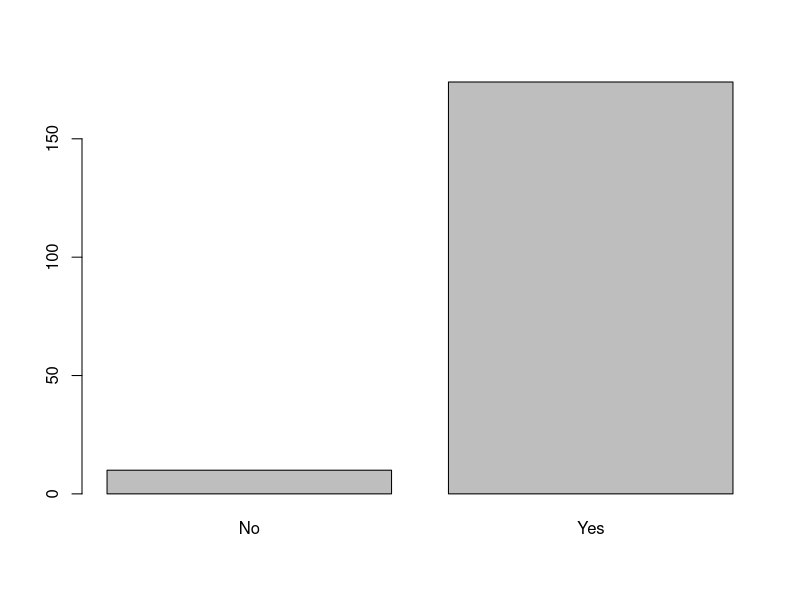
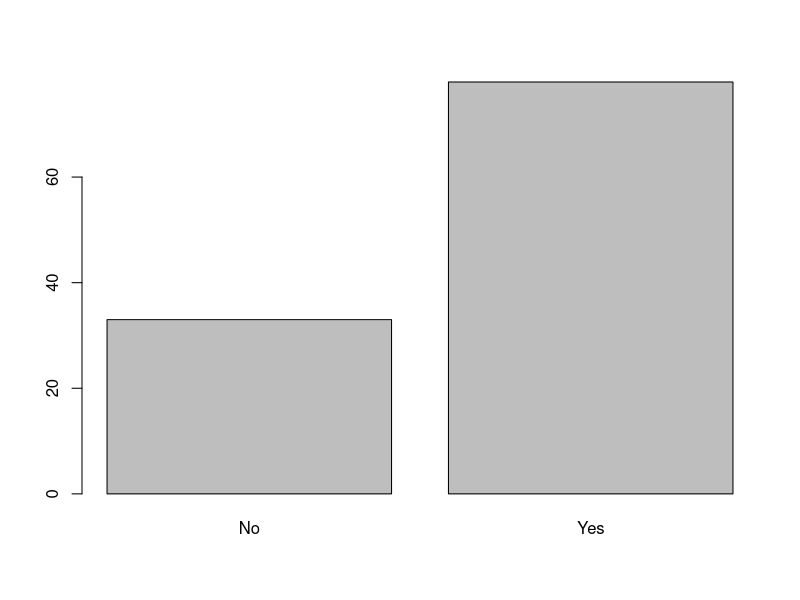
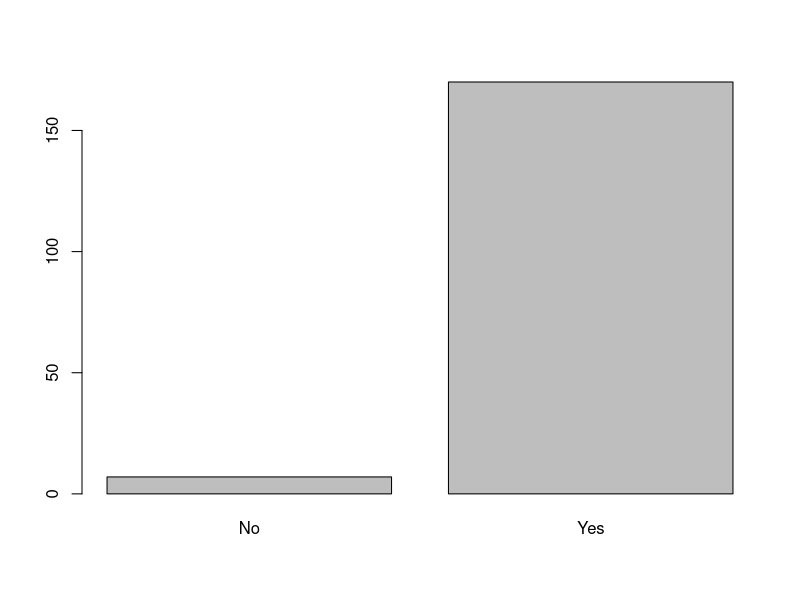
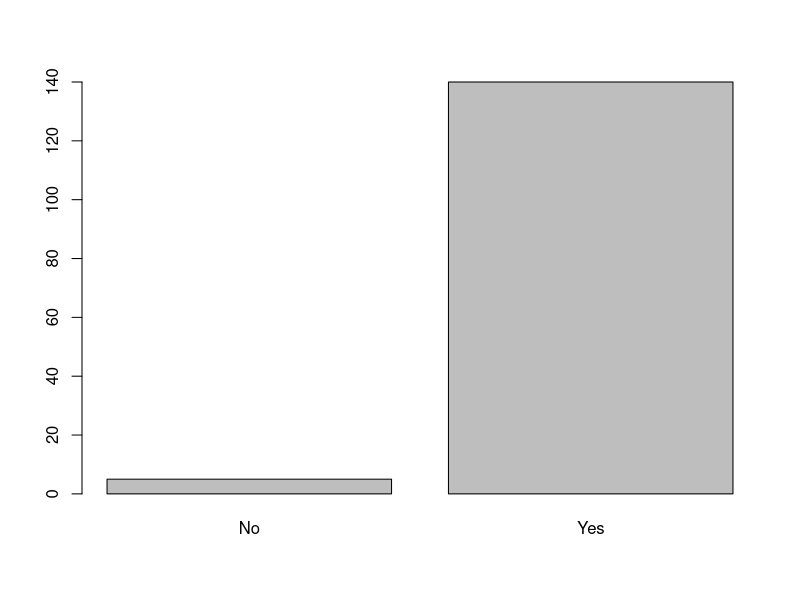
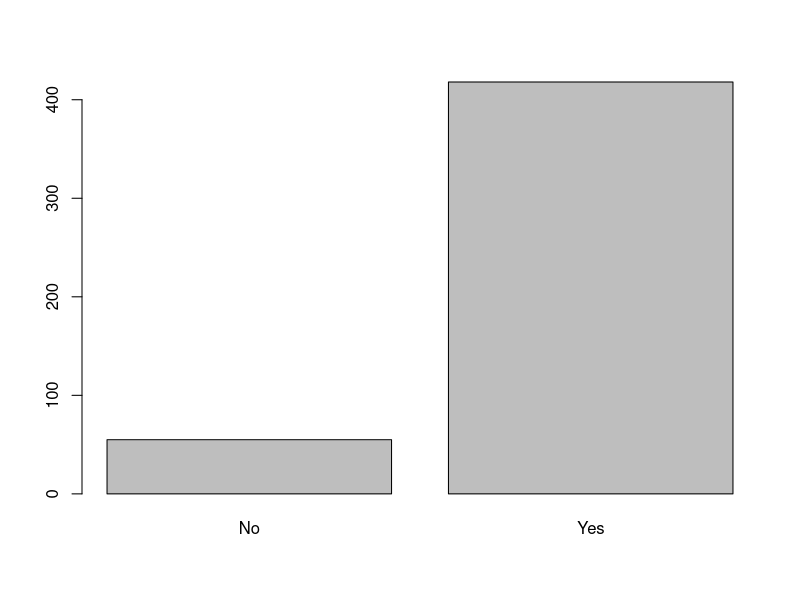
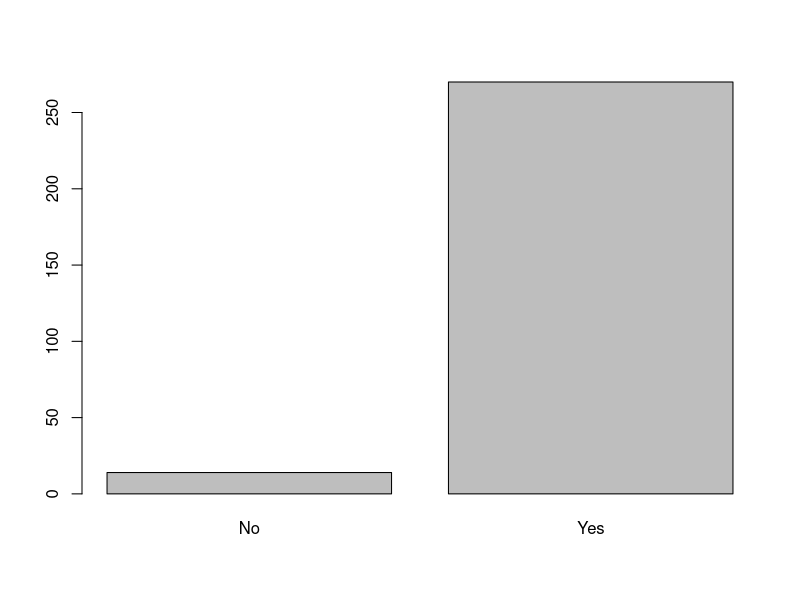
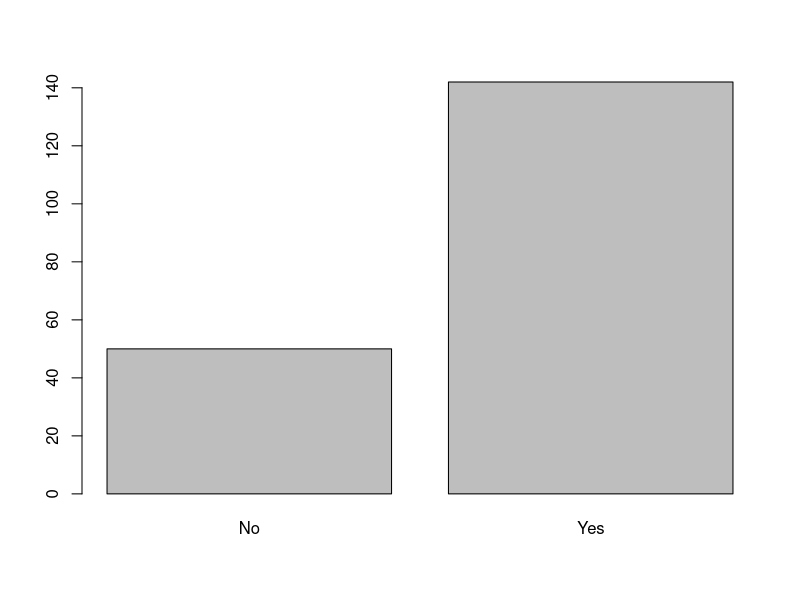
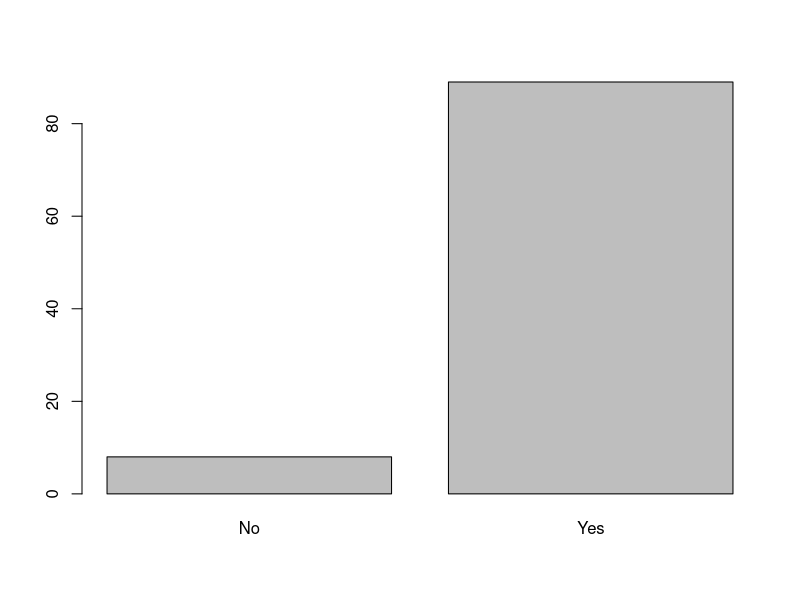

Recreate these plots in R, in order.
Hire <- read.csv('HireTrainApr10.csv')
head(Hire)
unique(Hire$Coding)
unique(Hire$Impression)
unique(Hire$Major)
unique(Hire$College)
unique(Hire$Hired)
nrow(Hire)
table(Hire$Hired)
table(Hire$Hired, Hire$Coding)
table(Hire$Hired, Hire$Impression)
table(Hire$Hired, Hire$College)
table(Hire$Hired, Hire$Major)
chisq.test(table(Hire$Hired, Hire$College))
chisq.test(table (Hire$Hired, Hire$Major))
chisq.test(table(Hire$Hired, Hire$Coding))
chisq.test(table(Hire$Hired, Hire$Impression))
table(Hire$Hired,Hire$College)
Yes <- Hire[Hire$Hired=='Yes',]
table(Yes$Coding)
table(Yes$Impression)
table(Yes$Major)
table(Yes$College)
table(Hire[Hire$College=='Peters',]$Impression,Hire[Hire$College=='Peters',]$Hired)
table(Hire[Hire$College=='Redbrick',]$Impression,Hire[Hire$College=='Redbrick',]$Hired)
table(Hire[Hire$College=='BYU',]$Coding,Hire[Hire$College=='BYU',]$Hired)

stat1 <- Hire[Hire$Coding=='Excellent' & Hire$Impression=='Outgoing',]
barplot(table(stat1$Hired))
stat2 <- Hire[Hire$Major=='CS'&Hire$College=='Redbrick',]
barplot(table(stat2$Hired))
stat3 <- Hire[Hire$Coding=='Excellent' & Hire$Impression=='Confident',]
barplot(table(stat3$Hired))
stat4 <- Hire[Hire$Coding=='Excellent'&Hire$Impression=='Shy',]
barplot(table(stat4$Hired))
stat5 <- Hire[Hire$Coding=='OK'&(Hire$Impression=='Outgoing'|Hire$Impression=='Confident'|Hire$Impression=='Shy'),]
barplot(table(stat5$Hired))
stat6 <- Hire[Hire$College=='Redbrick'&(Hire$Coding=='Excellent'|Hire$Coding=='OK'),]
barplot(table(stat6$Hired))
stat7 <- Hire[Hire$College=='Peters' & (Hire$Impression=='Outgoing'|Hire$Impression=='Nerdy'),]
barplot(table(stat7$Hired))
stat8 <- Hire[Hire$College=='Redbrick'& Hire$Impression=='Nerdy',]
barplot(table(stat8$Hired))
stat9 <- Hire[Hire$College=='Peters'&(Hire$Coding=='Excellent'|Hire$Coding=='OK'),]
barplot(table(stat9$Hired))
stat10 <- Hire[Hire$College=='BYU'&(Hire$Coding=='Excellent'|Hire$Coding=='OK'),]
barplot(table(stat10$Hired))

v<-sample(1:nrow(Hire))
v[1:5]
trainScrambled<-Hire[v, ]
trainSample<-trainScrambled[nrow(trainScrambled)-10:nrow(trainScrambled), ]
myprediction<-trainSample
decision <- rep('No',nrow(myprediction))
decision[myprediction$Coding=='Excellent'&myprediction$Impression=='Outgoing'] <- 'Yes'
decision[myprediction$Major=='CS'&myprediction$College=='Redbrick'] <- 'Yes'
decision[myprediction$Coding=='Excellent' & myprediction$Impression=='Confident']<- 'Yes'
decision[myprediction$Coding=='Excellent'&myprediction$Impression=='Shy']<-'Yes'
decision[myprediction$Coding=='OK'&(myprediction$Impression=='Shy'|myprediction$Impression=='Confident'|myprediction$Impression=='Outgoing')] <- 'Yes'
decision[myprediction$College=='Redbrick'&(myprediction$Coding=='Excellent'|myprediction$Coding=='OK')]<-'Yes'
decision[myprediction$College=='Peters'&(myprediction$Impression=='Nerdy'|myprediction$Impression=='Outgoing')]<-'Yes'
decision[myprediction$College=='Redbrick'&myprediction$Impression=='Nerdy']<-'Yes'
decision[myprediction$College=='Peters'&(myprediction$Coding=='Excellent'|myprediction$Coding=='OK')]<-'Yes'
decision[myprediction$College=='BYU'&(myprediction$Coding=='Excellent'|myprediction$Coding=='OK')]<-'Yes'
myprediction$Hired <-decision
correct <- sum(myprediction$Hired==trainSample$Hired)
accuracy <- correct/nrow(trainSample)
accuracy


test <- read.csv('test.csv')
submission <- read.csv('sample_submission.csv')
submission$Prediction <- 'No'
submission[test$Coding=='Excellent' & test$Impression=='Outgoing',]$Prediction <- 'Yes'
submission[test$Major=='CS'&test$College=='Redbrick',]$Prediction <- 'Yes'
submission[test$Coding=='Excellent' & test$Impression=='Confident',]$Prediction<- 'Yes'
submission[test$Coding=='Excellent'&test$Impression=='Shy',]$Prediction<-'Yes'
submission[test$Coding=='OK'&(test$Impression=='Shy'|test$Impression=='Confident'|test$Impression=='Outgoing'),]$Prediction <- 'Yes'
submission[test$College=='Redbrick'&(test$Coding=='Excellent'|test$Coding=='OK'),]$Prediction<-'Yes'
submission[test$College=='Peters'&(test$Impression=='Nerdy'|test$Impression=='Outgoing'),]$Prediction<-'Yes'
submission[test$College=='Redbrick'&test$Impression=='Nerdy',]$Prediction<-'Yes'
submission[test$College=='Peters'&(test$Coding=='Excellent'|test$Coding=='OK'),]$Prediction<-'Yes'
submission[test$College=='BYU'&(test$Coding=='Excellent'|test$Coding=='OK'),]$Prediction<-'Yes'
write.csv(submission, 'submission.csv', row.names = FALSE)
